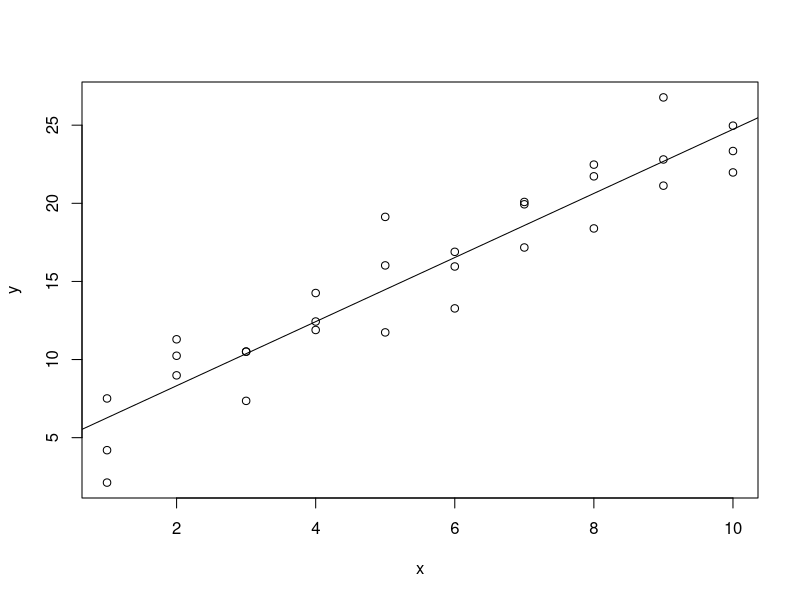

Here is the R script that generated this plot: (Note: this script raises an error after producing the figure.)
data<-c(15,20,21,20,36,25,15)
data()
median(data)
sd(data)
var(data)

library(tidyverse)
library(modelr)
options(ns.action = na.warn)
sim1
data()





x<-sim1$x
y<-sim1$y

Sx<-sum(x)
Sy<-sum(y)
Sxy<-sum(x*y)
Sxx<-sum(x*x)
Syy<-sum(y*y)
Sx2<-Sx*Sx
Sy2<-Sy*Sy
n<-length(x)
n


r=(n*Sxy-Sx*Sy)/sqrt((n*Sxx-Sx2)*(n*Syy-Sy2))

cat("r=",r)

plot(sim1)
data()

b<- (n*Sxy-Sx*Sy)/((n*Sxx)-Sx2)
a<-(Sy/n)-((b*Sx)/n)
abline(a,b)



#--------
lm(y~x)
x1<-c(20,16,24,22,18)
y1<-c(82,70,90,85,73)
lm(sim1$x1~sim1$y1)


#btvn:
  #xây dựng hàm tính R
  #tìm dataset và chọn 2 lt
    #tính R
    #xd: y= a*bx
    #vẽ biểu đồ tản xạ
    #vẽ đường thẳng y=a+bx


